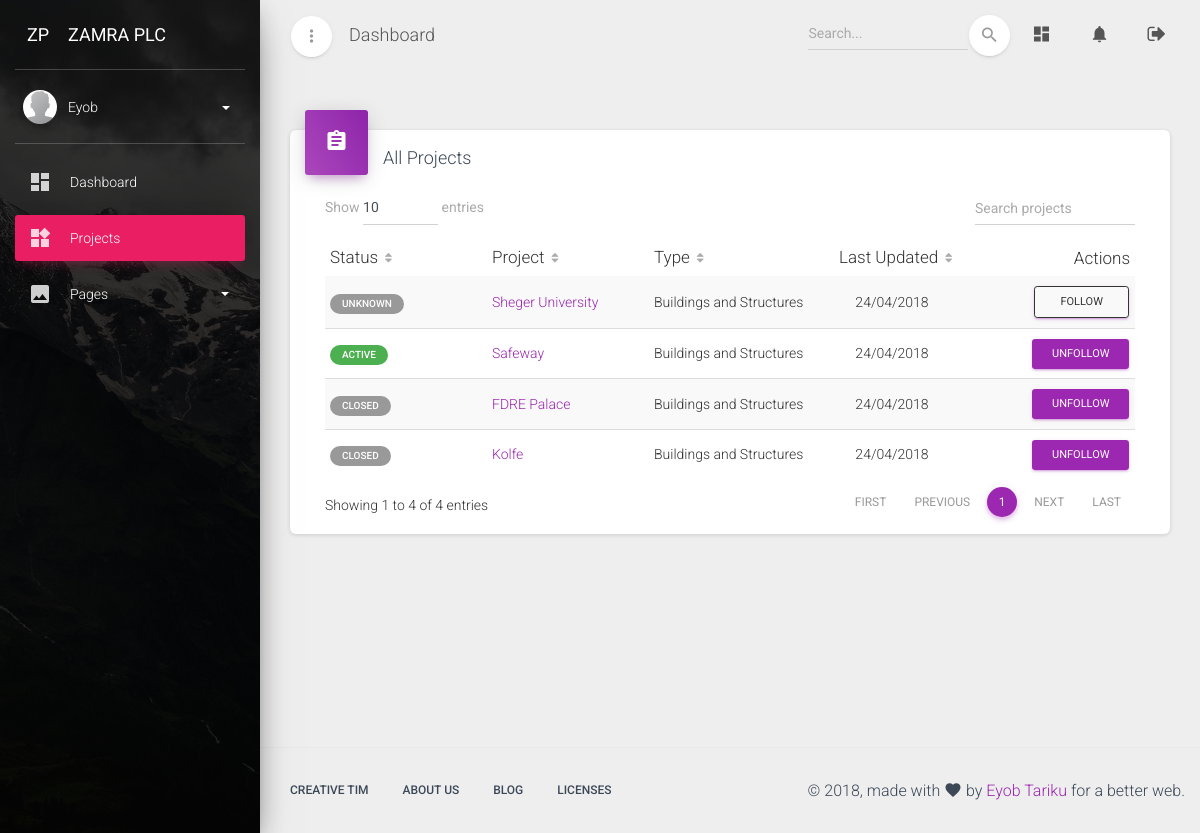
The app's page /dashboard/projects/ (signed in), older data.
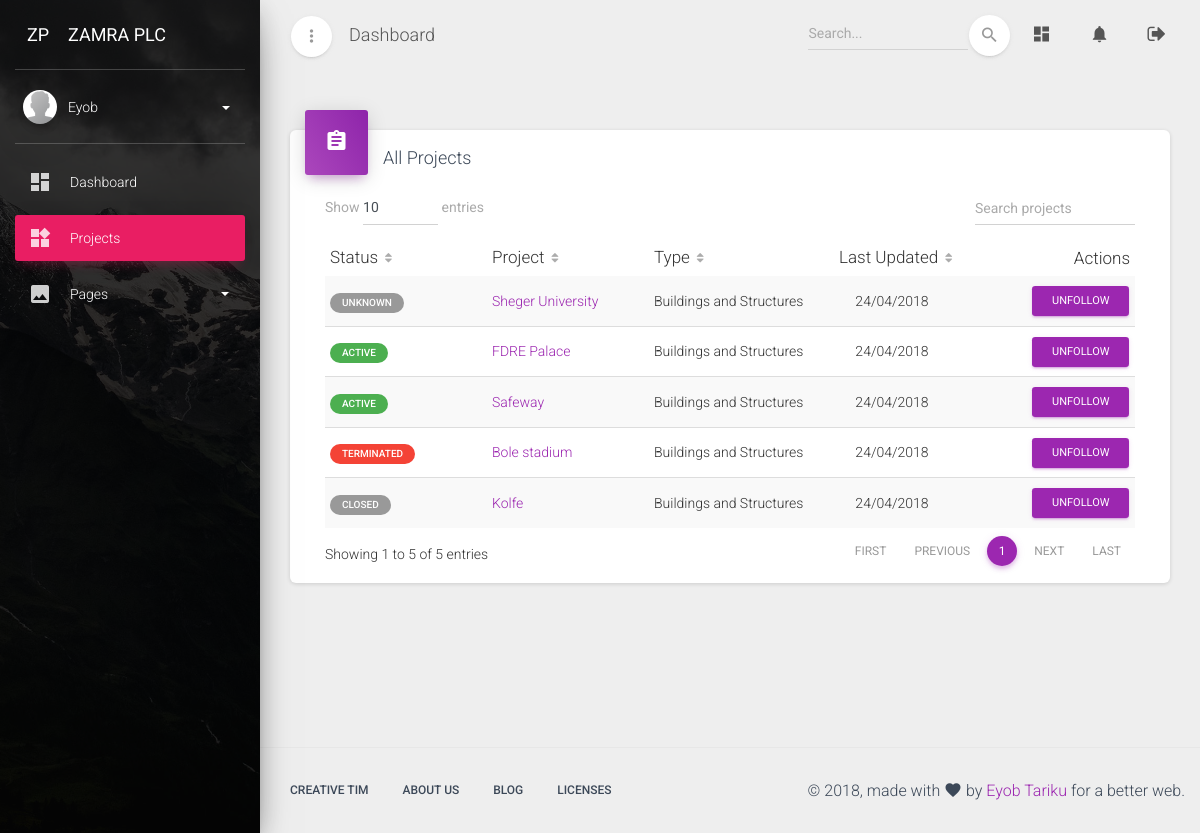
The same page, newer data.
### dashboard/models.py (models this page shows, shortened)
class Base(models.Model):
    created_at = models.DateTimeField(
        auto_now_add=True,
        help_text='Record created date and time'
    )
    updated_at = models.DateTimeField(
        auto_now=True,
        help_text='Record last updated date and time'
    )
    class Meta:
        abstract = True

class Project(Base):
    CONSTRUCTION_TYPE_CHOICES = (
        ('builiding', 'Buildings and Structures'),
        ('road', 'Road and Highway'),
        ('water', 'Water and Irrigations'),
    )
    PROJECT_STATUS_CHOICES = (
        (1, 'Unknown'),
        (2, 'Mobilization'),
        (3, 'Active'),
        (4, 'Rectification'),
        (5, 'Suspended'),
        (6, 'Terminated'),
        (7, 'Closed'),
    )
    construction_type = models.CharField(
        max_length=60,
        choices=CONSTRUCTION_TYPE_CHOICES,
        default='builiding'
    )
    status = models.IntegerField(
        'Project Status',
        choices=PROJECT_STATUS_CHOICES,
        default=1,
    )
    consultant = models.ForeignKey(Consultant, on_delete=models.CASCADE)
    employer = models.CharField(
        max_length=100,
        help_text='Official full name of the Employer',
    )
    full_name = models.CharField(
        'Official Project Title',
        max_length=100,
        help_text='Official full name of the construction project',
    )
    short_name = models.CharField(
        'Short Unofficial Project Title',
        max_length=100,
        help_text='Short common name of the construction project',
    )
    project_code = models.CharField(
        'Project Code (Optional)',
        max_length=30,
        null=True, blank=True,
    )
    description = models.TextField(
        'Short Project Description',
        null=True, blank=True,
        help_text='Short description of the construction project. (Optional)',
    )
    contract_amount = models.DecimalField(
        max_digits=16, decimal_places=2,
        help_text='Project contract amount in ETB (before VAT)',
    )
    signing_date = models.DateField(
        'Agreement Signing Date',
        null=True, blank=True,
    )
    site_handover = models.DateField(
        'Site Handover Date',
        null=True, blank=True,
    )
    commencement_date = models.DateField('commencement Date')
    period = models.PositiveIntegerField(
        'Contract Period',
        help_text='Project life time in calendar days'
    )
    created_by = models.ForeignKey(
        CustomUser,
        related_name='projects',
        null=True,
        on_delete=models.SET_NULL,
    )
    notifications = GenericRelation(Notification)
    tracker = FieldTracker()
    objects = models.Manager()
    my_projects = managers.ProjectManager()
    class Meta:
        ordering = ['status', '-updated_at', 'short_name', ]
        get_latest_by = 'updated_at'
        permissions = (
            ('admin_project', 'Administer Project'),
        )
    def get_status_label(self):
        if self.status == 2:
            return utils.status_label(
                btn='badge-primary',
                status=self.get_status_display()
            )
        elif self.status == 3:
            return utils.status_label(
                btn='badge-success',
                status=self.get_status_display()
            )
        elif self.status == 4:
            return utils.status_label(
                btn='badge-info',
                status=self.get_status_display()
            )
        elif self.status == 5:
            return utils.status_label(
                btn='badge-warning',
                status=self.get_status_display()
            )
        elif self.status == 6:
            return utils.status_label(
                btn='badge-danger',
                status=self.get_status_display()
            )
        else:
            return utils.status_label(
                btn='badge-default',
                status=self.get_status_display()
            )

### dashboard/views/projects.py (the view, shortened to what this page needs)
# urls.py: path('projects/', projects.ProjectList.as_view(), name='project-list'),
class ProjectList(LoginRequiredMixin, generic.ListView):
    model = models.Project
    template_name = 'dashboard/projects/project_list.html'
    def get_queryset(self, *args, **kwargs):
        return self.model.my_projects.all().order_by('status')
    def get(self, request, *args, **kwargs):
        subscription = request.GET.get('subscription')
        return super().get(request, *args, **kwargs)
    def get_context_data(self, *args, **kwargs):
        context = super(ProjectList, self).get_context_data(*args, **kwargs)
        context['page_name'] = 'Projects'
        return context

### dashboard/models.py (called while the page is built)
    def get_full_name(self):
        return self.full_name

    def get_screen_name(self):
        if self.full_name:
            return self.get_full_name()
        else:
            return self.username

    def unseen_notifications(self, *args, **kwargs):
        return self.received_notifications.filter(is_seen=False)

### dashboard/utils.py (called while the page is built)
def status_label(**kwargs):
    btn = kwargs.get('btn', 'btn-default')
    status_message = kwargs.get('status', 'Not Available')
    output = '<span class="badge {}">{}</span>'.format(
        btn,
        status_message,
    )
    return output

### dashboard/templates/dashboard/projects/project_list.html (shortened to what this page needs)
{% extends 'dashboard_base.html' %}
{% block content %}
<div class="row">
    <div class="col-sm-12">
        <div class="card">
          <div class="card-header card-header-primary card-header-icon">
            <div class="card-icon">
              <i class="material-icons">assignment</i>
            </div>
            <h4 class="card-title">All Projects</h4>
          </div>
            <div class="card-body">
                <div class="material-datatables">
                    <table id="projectDatatables" class="table table-striped table-no-bordered table-hover" cellspacing="0" width="100%" style="width:100%">
                        <thead>
                            <tr>
                                <th>Status</th>
                                <th>Project</th>
                                <th>Type</th>
                                <th class="text-center">Last Updated</th>
                                <th class="disabled-sorting text-right">Actions</th>
                            </tr>
                        </thead>
                        <tbody>
                            {% for project in project_list %}
                            <tr>
                                <td>
                                    {% autoescape off %}
                                    {{ project.get_status_label }}
                                    {% endautoescape %}
                                </td>
                                <td>
                                    <a href="{% url 'dashboard:project-detail' project.id %}" title="{{ project.full_name }}">{{ project.short_name }}</a>
                                </td>
                                <td>{{ project.get_construction_type_display }}</td>
                                <td class="text-center">{{ project.updated_at|date:'d/m/Y' }}</td>
                                <td class="text-right">
                                    {% if project in user.projects_followed.all %}
                                    <form>
                                        <button type="submit" class="btn btn-sm btn-primary">Unfollow</button>
                                    </form>
                                    {% else %}
                                    <form>
                                        <button type="submit" class="btn btn-sm btn-outline btn-primary">&nbsp;&nbsp;Follow&nbsp;&nbsp;</button>
                                    </form>
                                    {% endif %}
                                </td>
                            </tr>
                            {% endfor %}
                        </tbody>
                    </table>
                </div>
            </div>
        </div>
    </div>
</div>
{% endblock content %}

Row changes from the older to the newer data that the page shows:
changed Project "Sheger University": text "FOLLOW" → "UNFOLLOW"
changed Project "FDRE Palace": status 7 → 3 (drawn); get_status_label "CLOSED" → "ACTIVE"; moves up the list
added Project: get_status_label "TERMINATED", short_name "Bole stadium", construction_type "Buildings and Structures", updated_at "24/04/2018"
Text that changed along with them:
text written by a page script: "Show entries Showing 1 to 4 of 4 entries FIRST PREVIOUS 1 NEXT LAST" → "Show entries Showing 1 to 5 of 5 entries FIRST PREVIOUS 1 NEXT LAST"
